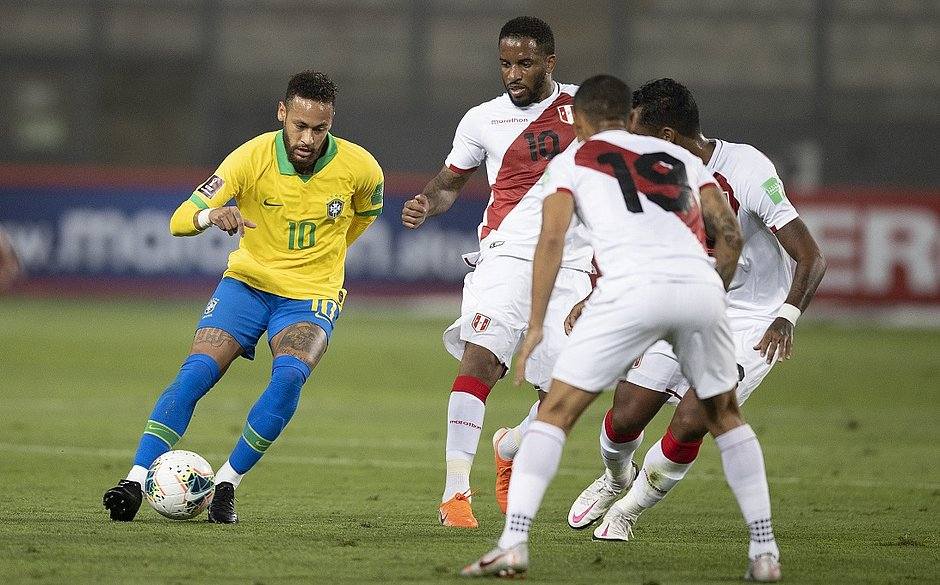
#> input picture assets/football.jpg, 940 x 585 px, given in place of the camera
$ python colors.py
#> lines starting #> are read from the running program, lines starting #| are printed output that depends on the picture; after the words box and inside, x2 and y2 are one past the last pixel; in counts of white or black regions, pixels touching at a corner belong together
import cv2
import numpy as np

capture = cv2.VideoCapture(0)

while True:
    ret, frame = capture.read()
#> frame is the input picture: shape (585, 940, 3); mean B, G, R 97, 120, 120.2
    width = int(capture.get(3))
    height = int(capture.get(4))

    ## HSV Color
    hsv = cv2.cvtColor(frame, cv2.COLOR_BGR2HSV)
#> hsv: shape (585, 940, 3); mean H, S, V 50.7, 75.1, 129
    # Takes BGR and converts into HSV
    lower_blue = np.array([90, 50, 50])
    upper_blue = np.array([130, 255, 255])

    ## Creating a mask
    mask = cv2.inRange(hsv, lower_blue, upper_blue)
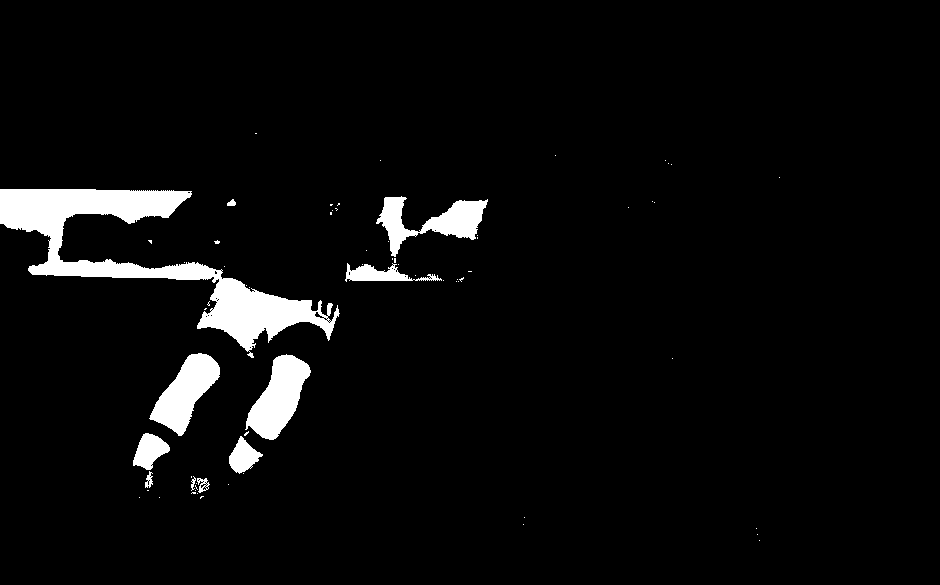
#> mask: shape (585, 940); 4.5% white; 68 white regions (57 under 20 px), largest, box (x1, y1, x2, y2) and area: (0, 189, 340, 358) 13658, (245, 354, 311, 440) 3010, (149, 353, 220, 436) 2839

    result = cv2.bitwise_and(frame, frame, mask=mask)
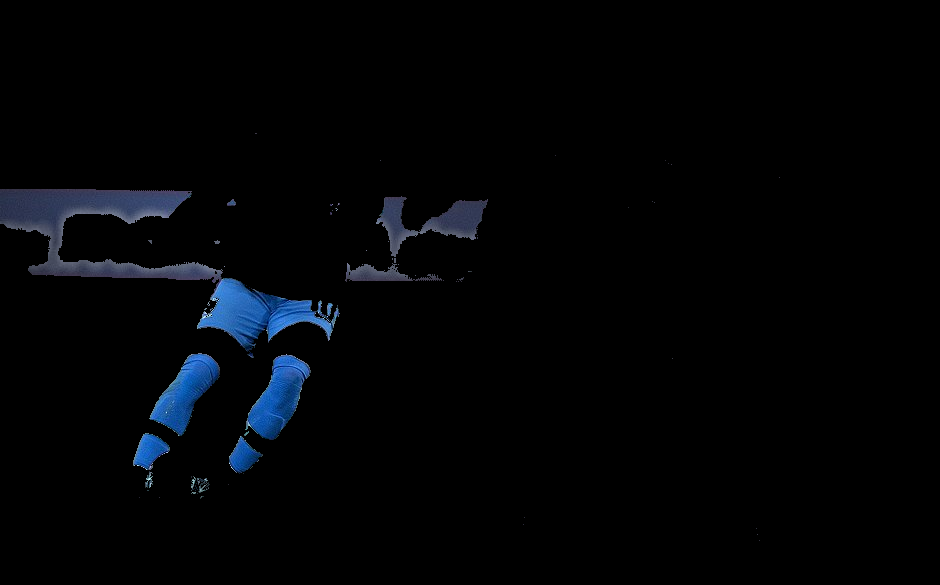
#> result: shape (585, 940, 3); mean B, G, R 5.9, 3.7, 2.3

    cv2.imshow('result', result)
    cv2.imshow('mask', mask)


    if cv2.waitKey(1) == ord('q'):
#> (key q is pressed here)
        break

capture.release()
cv2.destroyAllWindows()

$ run again, on assets/launching.jpg
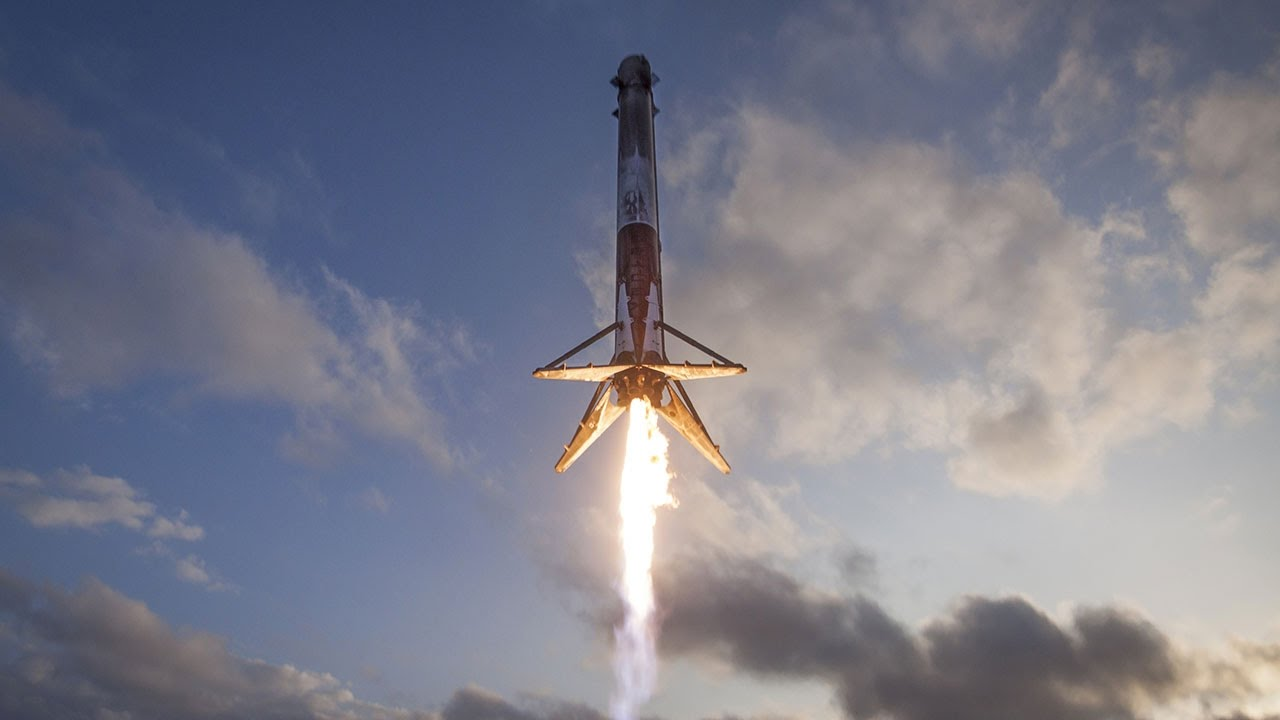
#> input picture assets/launching.jpg, 1280 x 720 px, given in place of the camera
#> frame is the input picture: shape (720, 1280, 3); mean B, G, R 139.3, 125.7, 124.5
#> hsv: shape (720, 1280, 3); mean H, S, V 89.9, 49.6, 144.4
#> `mask = cv2.inRange(hsv, lower_blue, upper_blue)`:
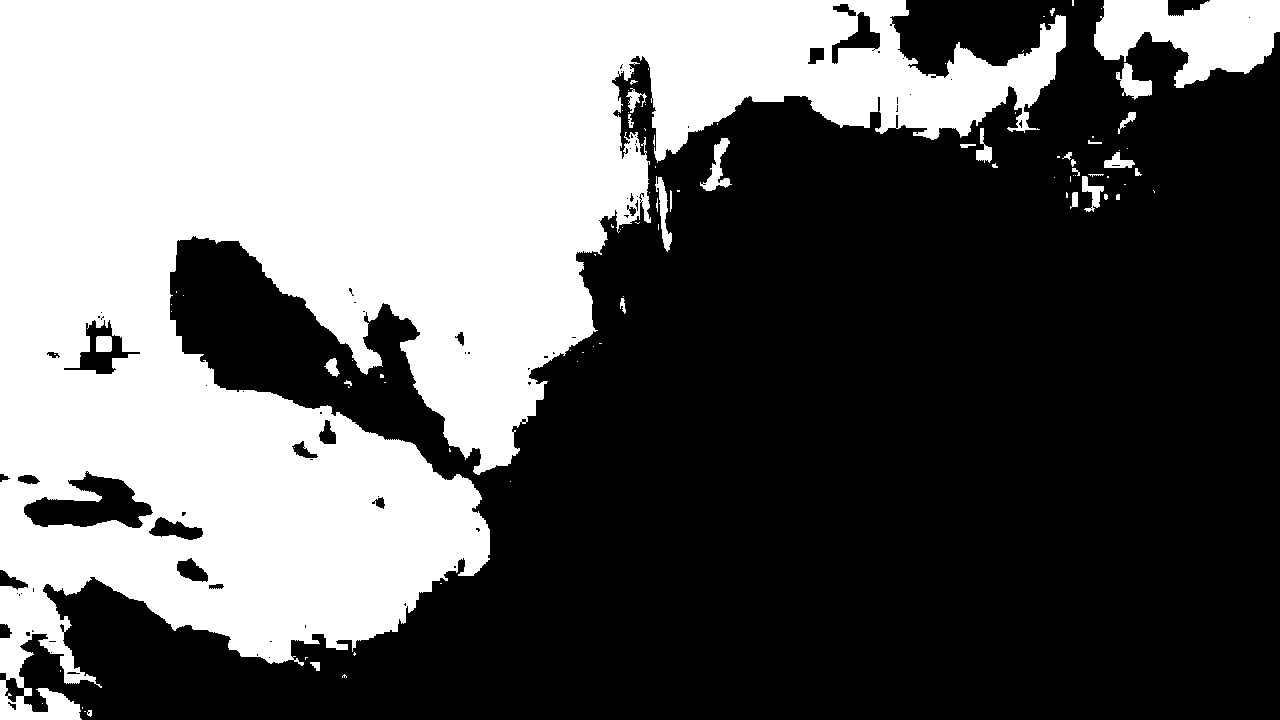
#> mask: shape (720, 1280); 40.5% white; 95 white regions (64 under 20 px), largest, box (x1, y1, x2, y2) and area: (0, 0, 1066, 720) 358711, (1094, 0, 1280, 88) 10376, (1116, 63, 1152, 100) 661
#> `result = cv2.bitwise_and(frame, frame, mask=mask)`:
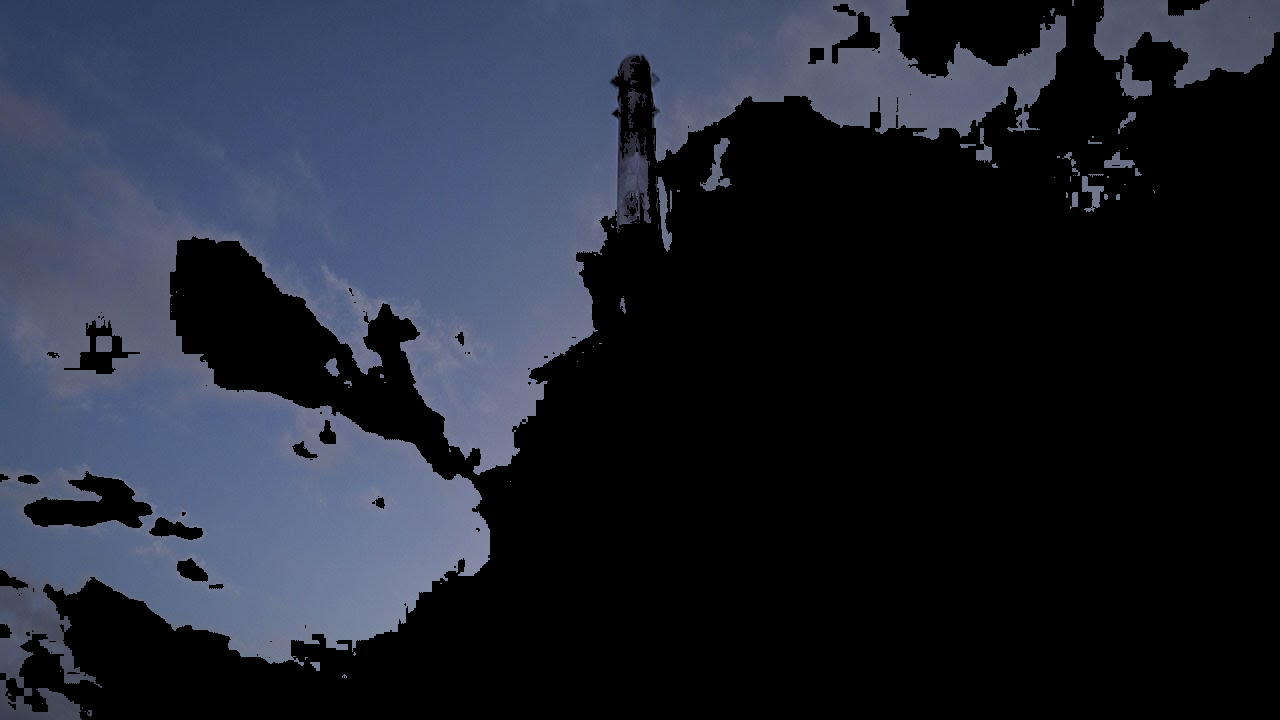
#> result: shape (720, 1280, 3); mean B, G, R 50.6, 38.2, 33.6

$ run again, on assets/soccer_practice.jpg
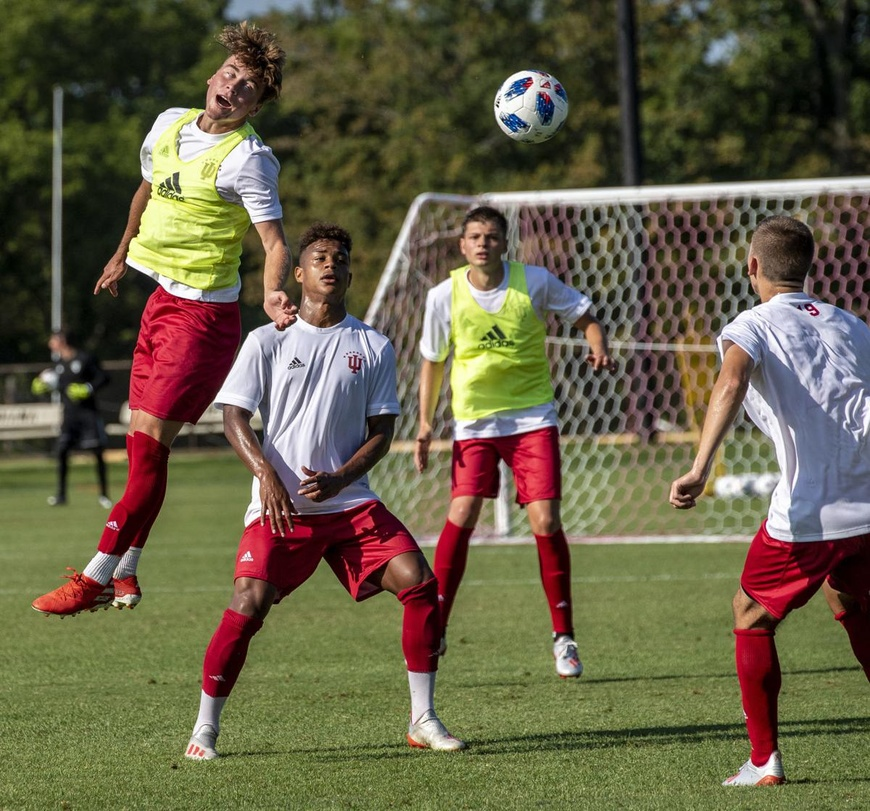
#> input picture assets/soccer_practice.jpg, 870 x 811 px, shrunk from 1200 x 1119 before the run, given in place of the camera
#> frame is the input picture: shape (811, 870, 3); mean B, G, R 70.9, 96, 102.6
#> hsv: shape (811, 870, 3); mean H, S, V 53.8, 108.8, 109.8
#> `mask = cv2.inRange(hsv, lower_blue, upper_blue)`:
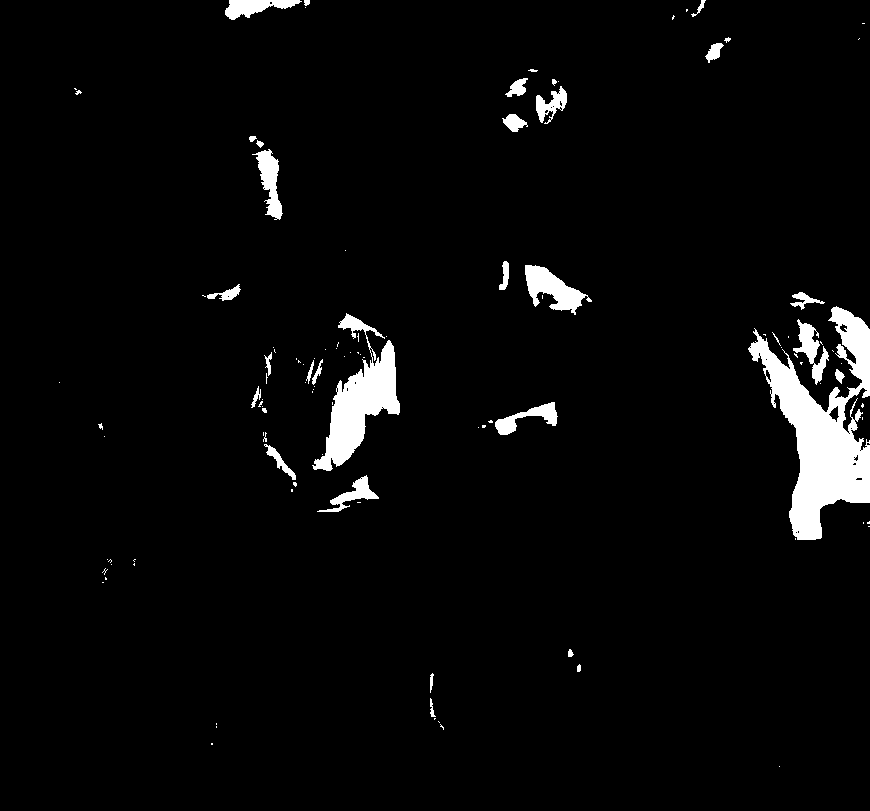
#> mask: shape (811, 870); 3.7% white; 112 white regions (78 under 20 px), largest, box (x1, y1, x2, y2) and area: (748, 306, 870, 540) 11723, (312, 313, 400, 471) 5165, (525, 265, 592, 315) 1525
#> `result = cv2.bitwise_and(frame, frame, mask=mask)`:
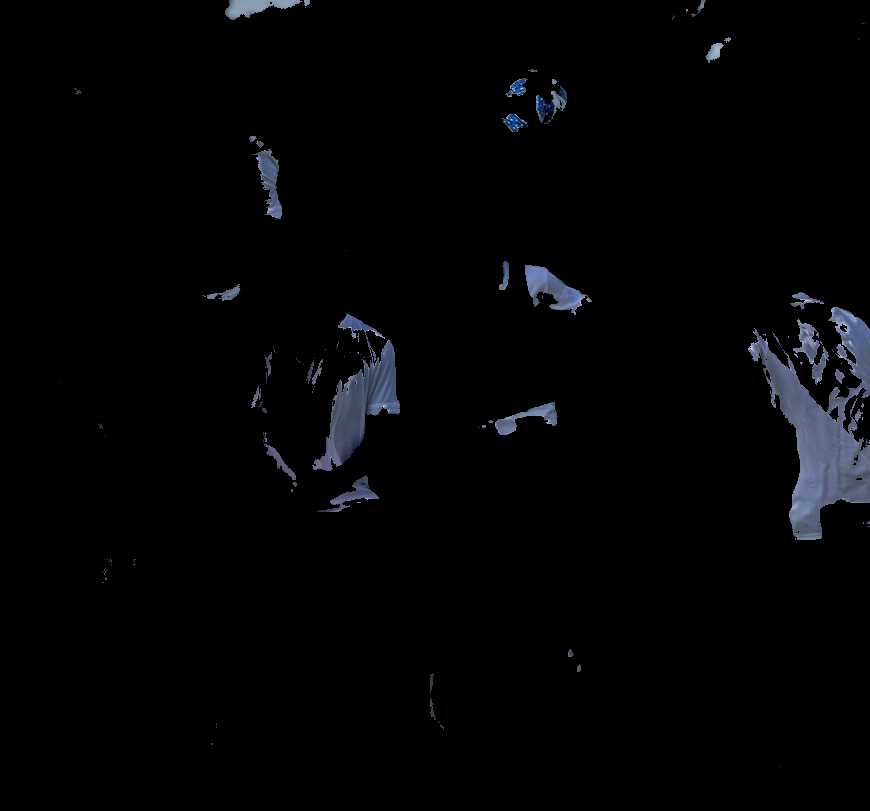
#> result: shape (811, 870, 3); mean B, G, R 4.8, 3.8, 3.4
